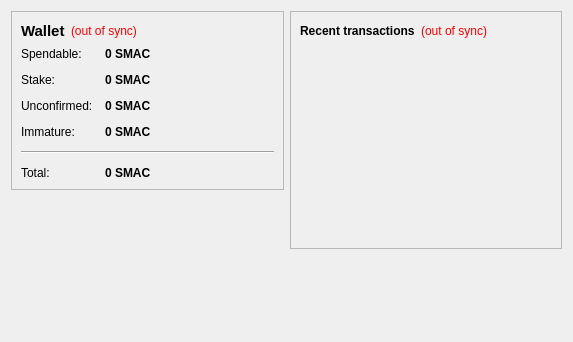
<?xml version="1.0" encoding="UTF-8"?>
<ui version="4.0">
 <class>OverviewPage</class>
 <widget class="QWidget" name="OverviewPage">
  <property name="geometry">
   <rect>
    <x>0</x>
    <y>0</y>
    <width>573</width>
    <height>342</height>
   </rect>
  </property>
  <property name="windowTitle">
   <string>Form</string>
  </property>
  <layout class="QHBoxLayout" name="horizontalLayout" stretch="1,1">
   <item>
    <layout class="QVBoxLayout" name="verticalLayout_2">
     <item>
      <widget class="QFrame" name="frame">
       <property name="frameShape">
        <enum>QFrame::StyledPanel</enum>
       </property>
       <property name="frameShadow">
        <enum>QFrame::Raised</enum>
       </property>
       <layout class="QVBoxLayout" name="verticalLayout_4">
        <item>
         <layout class="QHBoxLayout" name="horizontalLayout_4">
          <item>
           <widget class="QLabel" name="label_5">
            <property name="font">
             <font>
              <pointsize>11</pointsize>
              <weight>75</weight>
              <bold>true</bold>
             </font>
            </property>
            <property name="text">
             <string>Wallet</string>
            </property>
           </widget>
          </item>
          <item>
           <widget class="QLabel" name="labelWalletStatus">
            <property name="toolTip">
             <string>&lt;html&gt;&lt;head/&gt;&lt;body&gt;&lt;p&gt;The displayed information may be out of date. Your wallet automatically synchronizes with the SMAC network after a connection is established, but this process has not completed yet.&lt;/p&gt;&lt;/body&gt;&lt;/html&gt;</string>
            </property>
            <property name="styleSheet">
             <string notr="true">QLabel { color: red; }</string>
            </property>
            <property name="text">
             <string notr="true">(out of sync)</string>
            </property>
            <property name="alignment">
             <set>Qt::AlignLeading|Qt::AlignLeft|Qt::AlignVCenter</set>
            </property>
           </widget>
          </item>
          <item>
           <spacer name="horizontalSpacer_2">
            <property name="orientation">
             <enum>Qt::Horizontal</enum>
            </property>
            <property name="sizeHint" stdset="0">
             <size>
              <width>40</width>
              <height>20</height>
             </size>
            </property>
           </spacer>
          </item>
         </layout>
        </item>
        <item>
         <layout class="QFormLayout" name="formLayout_2">
          <property name="fieldGrowthPolicy">
           <enum>QFormLayout::AllNonFixedFieldsGrow</enum>
          </property>
          <property name="horizontalSpacing">
           <number>12</number>
          </property>
          <property name="verticalSpacing">
           <number>12</number>
          </property>
          <item row="0" column="0">
           <widget class="QLabel" name="label">
            <property name="text">
             <string>Spendable:</string>
            </property>
           </widget>
          </item>
          <item row="0" column="1">
           <widget class="QLabel" name="labelBalance">
            <property name="font">
             <font>
              <weight>75</weight>
              <bold>true</bold>
             </font>
            </property>
            <property name="cursor">
             <cursorShape>IBeamCursor</cursorShape>
            </property>
            <property name="toolTip">
             <string>Your current spendable balance</string>
            </property>
            <property name="text">
             <string notr="true">0 SMAC</string>
            </property>
            <property name="textInteractionFlags">
             <set>Qt::LinksAccessibleByMouse|Qt::TextSelectableByKeyboard|Qt::TextSelectableByMouse</set>
            </property>
           </widget>
          </item>
          <item row="1" column="0">
           <widget class="QLabel" name="label_6">
            <property name="text">
             <string>Stake:</string>
            </property>
           </widget>
          </item>
          <item row="1" column="1">
           <widget class="QLabel" name="labelStake">
            <property name="font">
             <font>
              <weight>75</weight>
              <bold>true</bold>
             </font>
            </property>
            <property name="cursor">
             <cursorShape>IBeamCursor</cursorShape>
            </property>
            <property name="toolTip">
             <string>Total of coins that was staked, and do not yet count toward the current balance</string>
            </property>
            <property name="text">
             <string notr="true">0 SMAC</string>
            </property>
            <property name="textInteractionFlags">
             <set>Qt::LinksAccessibleByMouse|Qt::TextSelectableByKeyboard|Qt::TextSelectableByMouse</set>
            </property>
           </widget>
          </item>
          <item row="2" column="0">
           <widget class="QLabel" name="label_3">
            <property name="text">
             <string>Unconfirmed:</string>
            </property>
           </widget>
          </item>
          <item row="2" column="1">
           <widget class="QLabel" name="labelUnconfirmed">
            <property name="font">
             <font>
              <weight>75</weight>
              <bold>true</bold>
             </font>
            </property>
            <property name="cursor">
             <cursorShape>IBeamCursor</cursorShape>
            </property>
            <property name="toolTip">
             <string>Total of transactions that have yet to be confirmed, and do not yet count toward the current balance</string>
            </property>
            <property name="text">
             <string notr="true">0 SMAC</string>
            </property>
            <property name="textInteractionFlags">
             <set>Qt::LinksAccessibleByMouse|Qt::TextSelectableByKeyboard|Qt::TextSelectableByMouse</set>
            </property>
           </widget>
          </item>
          <item row="3" column="0">
           <widget class="QLabel" name="labelImmatureText">
            <property name="text">
             <string>Immature:</string>
            </property>
           </widget>
          </item>
          <item row="3" column="1">
           <widget class="QLabel" name="labelImmature">
            <property name="font">
             <font>
              <weight>75</weight>
              <bold>true</bold>
             </font>
            </property>
            <property name="toolTip">
             <string>Mined balance that has not yet matured</string>
            </property>
            <property name="text">
             <string notr="true">0 SMAC</string>
            </property>
            <property name="textInteractionFlags">
             <set>Qt::LinksAccessibleByMouse|Qt::TextSelectableByKeyboard|Qt::TextSelectableByMouse</set>
            </property>
           </widget>
          </item>
          <item row="4" column="0" colspan="2">
           <widget class="Line" name="line">
            <property name="orientation">
             <enum>Qt::Horizontal</enum>
            </property>
           </widget>
          </item>
          <item row="5" column="0">
           <widget class="QLabel" name="labelTotalText">
            <property name="text">
             <string>Total:</string>
            </property>
           </widget>
          </item>
          <item row="5" column="1">
           <widget class="QLabel" name="labelTotal">
            <property name="font">
             <font>
              <weight>75</weight>
              <bold>true</bold>
             </font>
            </property>
            <property name="cursor">
             <cursorShape>IBeamCursor</cursorShape>
            </property>
            <property name="toolTip">
             <string>Your current total balance</string>
            </property>
            <property name="text">
             <string notr="true">0 SMAC</string>
            </property>
            <property name="textInteractionFlags">
             <set>Qt::LinksAccessibleByMouse|Qt::TextSelectableByKeyboard|Qt::TextSelectableByMouse</set>
            </property>
           </widget>
          </item>
         </layout>
        </item>
       </layout>
      </widget>
     </item>
     <item>
      <spacer name="verticalSpacer_3">
       <property name="orientation">
        <enum>Qt::Vertical</enum>
       </property>
       <property name="sizeHint" stdset="0">
        <size>
         <width>20</width>
         <height>40</height>
        </size>
       </property>
      </spacer>
     </item>
     <item>
      <widget class="QLabel" name="label_2">
       <property name="text">
        <string/>
       </property>
       <property name="pixmap">
        <pixmap>:/images/backg</pixmap>
       </property>
       <property name="scaledContents">
        <bool>false</bool>
       </property>
       <property name="alignment">
        <set>Qt::AlignCenter</set>
       </property>
      </widget>
     </item>
     <item>
      <spacer name="verticalSpacer">
       <property name="orientation">
        <enum>Qt::Vertical</enum>
       </property>
       <property name="sizeHint" stdset="0">
        <size>
         <width>20</width>
         <height>40</height>
        </size>
       </property>
      </spacer>
     </item>
    </layout>
   </item>
   <item>
    <layout class="QVBoxLayout" name="verticalLayout_3">
     <item>
      <widget class="QFrame" name="frame_2">
       <property name="frameShape">
        <enum>QFrame::StyledPanel</enum>
       </property>
       <property name="frameShadow">
        <enum>QFrame::Raised</enum>
       </property>
       <layout class="QVBoxLayout" name="verticalLayout">
        <item>
         <layout class="QHBoxLayout" name="horizontalLayout_2">
          <item>
           <widget class="QLabel" name="label_4">
            <property name="text">
             <string>&lt;b&gt;Recent transactions&lt;/b&gt;</string>
            </property>
           </widget>
          </item>
          <item>
           <widget class="QLabel" name="labelTransactionsStatus">
            <property name="toolTip">
             <string>&lt;html&gt;&lt;head/&gt;&lt;body&gt;&lt;p&gt;The displayed information may be out of date. Your wallet automatically synchronizes with the SMAC network after a connection is established, but this process has not completed yet.&lt;/p&gt;&lt;/body&gt;&lt;/html&gt;</string>
            </property>
            <property name="styleSheet">
             <string notr="true">QLabel { color: red; }</string>
            </property>
            <property name="text">
             <string notr="true">(out of sync)</string>
            </property>
            <property name="alignment">
             <set>Qt::AlignRight|Qt::AlignTrailing|Qt::AlignVCenter</set>
            </property>
           </widget>
          </item>
          <item>
           <spacer name="horizontalSpacer">
            <property name="orientation">
             <enum>Qt::Horizontal</enum>
            </property>
            <property name="sizeHint" stdset="0">
             <size>
              <width>40</width>
              <height>20</height>
             </size>
            </property>
           </spacer>
          </item>
         </layout>
        </item>
        <item>
         <widget class="QListView" name="listTransactions">
          <property name="styleSheet">
           <string notr="true">QListView { background: transparent; }</string>
          </property>
          <property name="frameShape">
           <enum>QFrame::NoFrame</enum>
          </property>
          <property name="verticalScrollBarPolicy">
           <enum>Qt::ScrollBarAlwaysOff</enum>
          </property>
          <property name="horizontalScrollBarPolicy">
           <enum>Qt::ScrollBarAlwaysOff</enum>
          </property>
          <property name="selectionMode">
           <enum>QAbstractItemView::NoSelection</enum>
          </property>
         </widget>
        </item>
       </layout>
      </widget>
     </item>
     <item>
      <spacer name="verticalSpacer_2">
       <property name="orientation">
        <enum>Qt::Vertical</enum>
       </property>
       <property name="sizeHint" stdset="0">
        <size>
         <width>20</width>
         <height>40</height>
        </size>
       </property>
      </spacer>
     </item>
    </layout>
   </item>
  </layout>
 </widget>
 <resources/>
 <connections/>
</ui>
